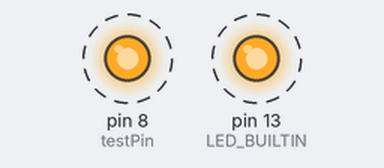
A sketch run on a simulated Arduino Uno, built with avr-gcc and run on an emulated ATmega328P. Shown: output pins drawn as LEDs (lit = HIGH). Dashed ring = blinking.

Above: at 0.2 s.
Timing chart, 0 to 3.0 s (numbered marks = the images above):
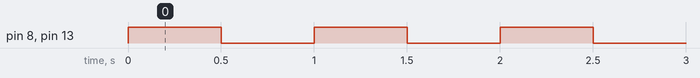

Measured:
- by itself, pin 8 (testPin), pin 13 (LED_BUILTIN): alternates HIGH for 0.50 s and LOW for 0.50 s

The sketch:

led_test.ino
```cpp
// Visual pin test. Blinks the onboard LED (needs no wiring) AND pin 8 together.
// Onboard "L" blinks  -> firmware is running. If your external LED on pin 8 stays
// dark while the onboard one blinks, you're on the wrong hole, not pin 8.
// Wire: pin 8 -> resistor (220-1k) -> LED long leg, LED short leg -> GND.
#define testPin 8

void setup() {
  pinMode(testPin, OUTPUT);
  pinMode(LED_BUILTIN, OUTPUT);
}

void loop() {
  digitalWrite(testPin, HIGH);
  digitalWrite(LED_BUILTIN, HIGH);
  delay(500);

  digitalWrite(testPin, LOW);
  digitalWrite(LED_BUILTIN, LOW);
  delay(500);
}
```
